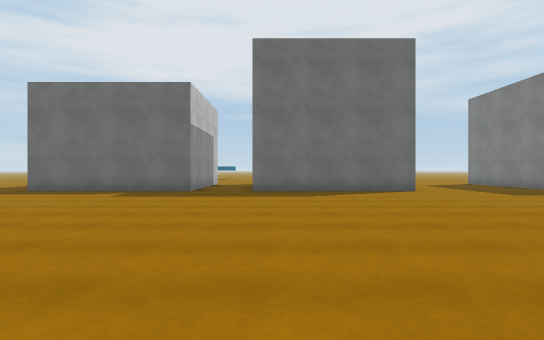
View 1 (above)

24 first-person views from a walk through a Unity game level. The camera is 1.3 m above the floor, looks level and sees 80° across. The floor is counted in squares, 2 m on a side. Each view is taken from the middle of a square. On the plan, view 1 faces up. The plan holds only what a view shows up to about 10 squares ahead; the rest is blank. The place goes on beyond the plan. Some surface patterns are stand-ins.

View 2
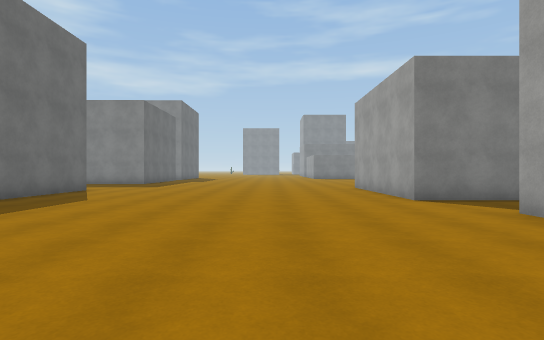

View 3
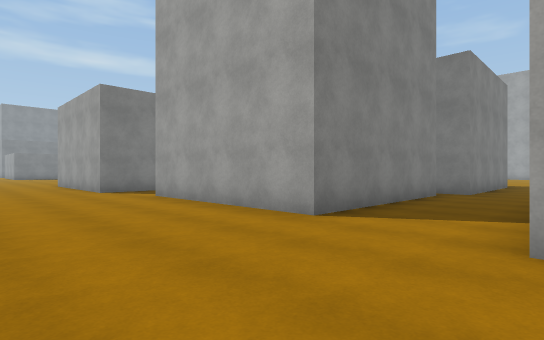

View 4
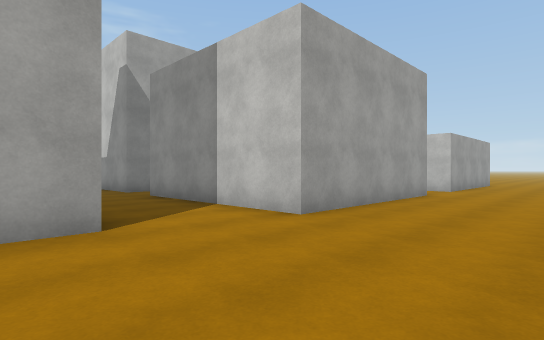

View 5
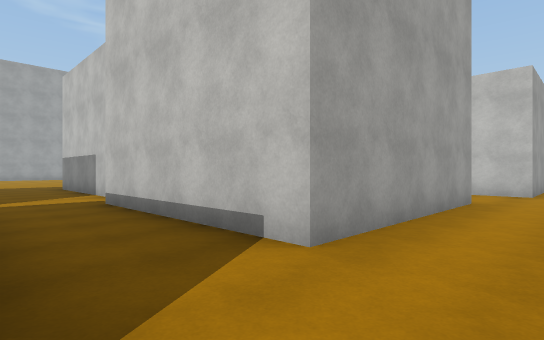

View 6
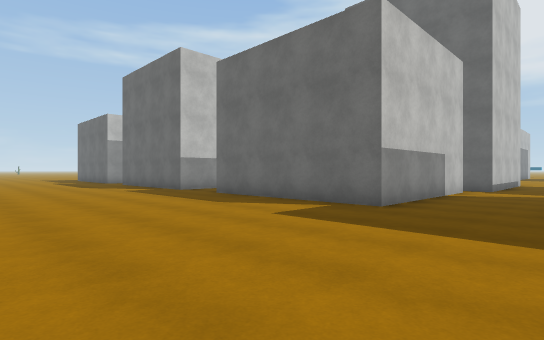

View 7
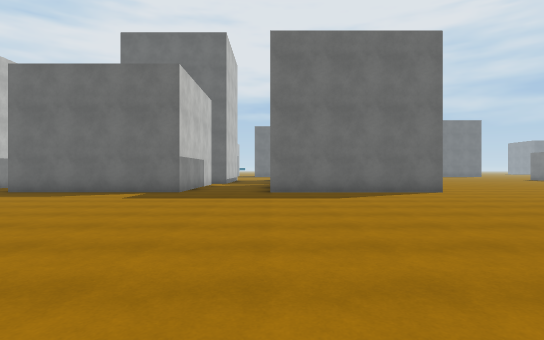

View 8
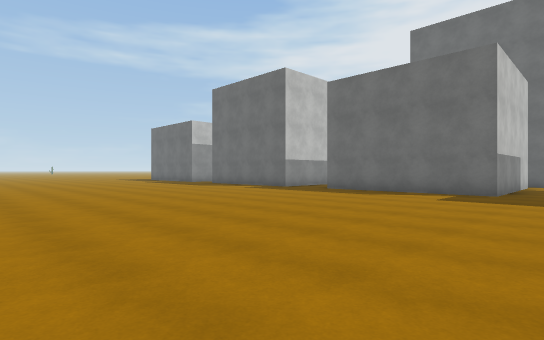

View 9
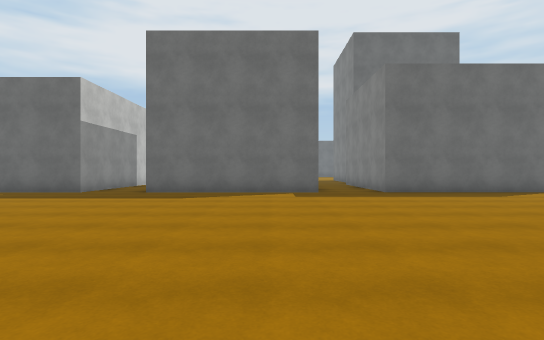

View 10
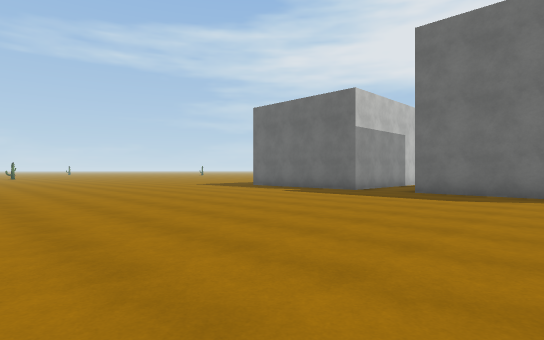

View 11
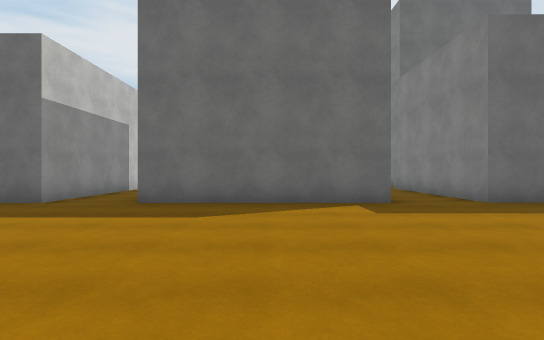

View 12
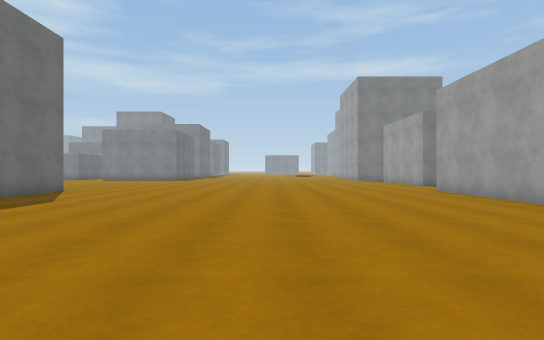

View 13
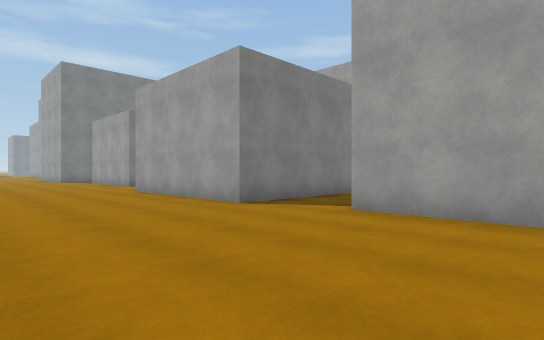

View 14
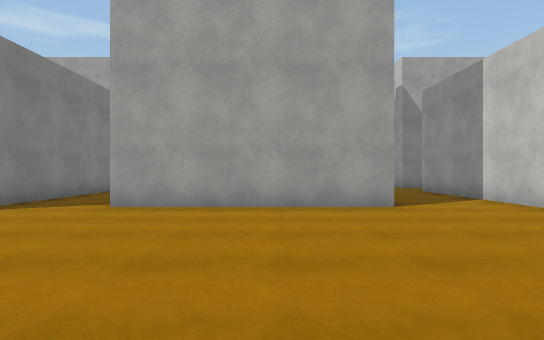

View 15
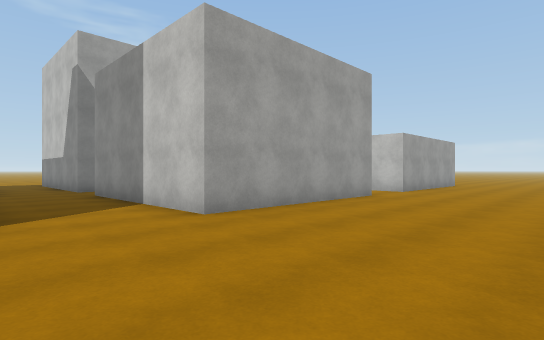

View 16
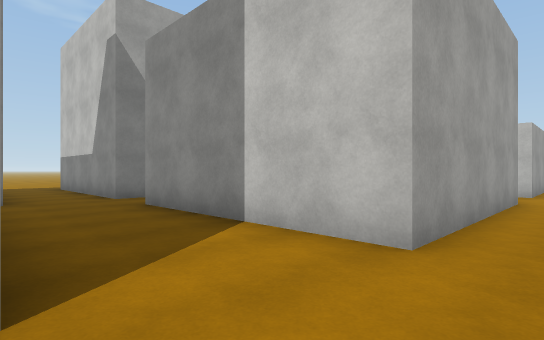

View 17
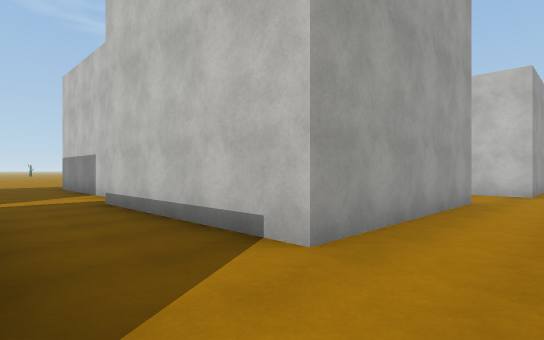

View 18
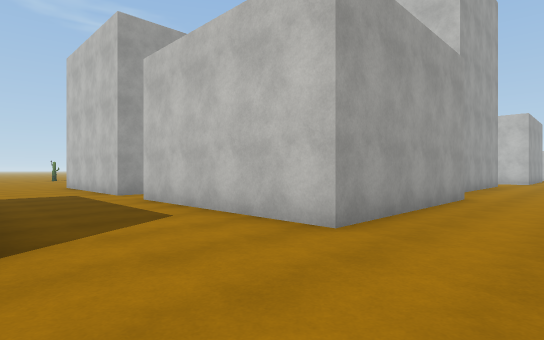

View 19
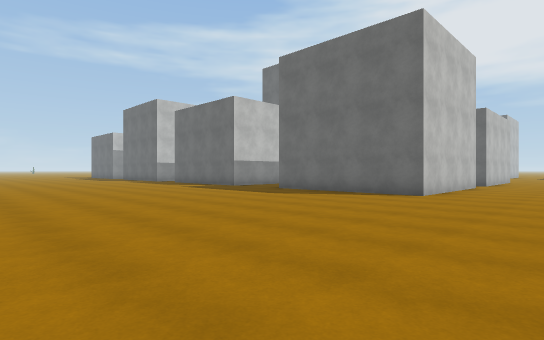

View 20
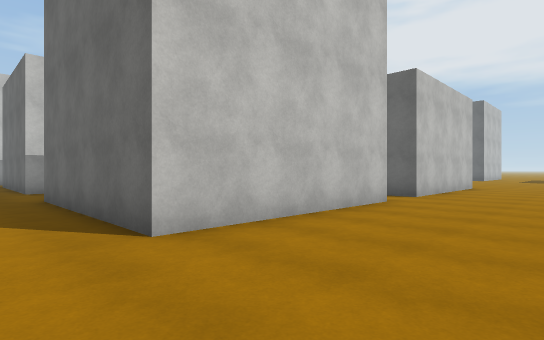

View 21
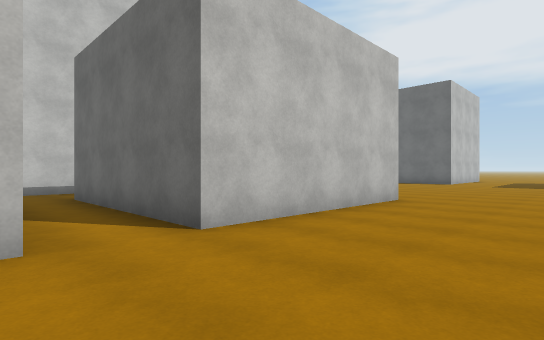

View 22
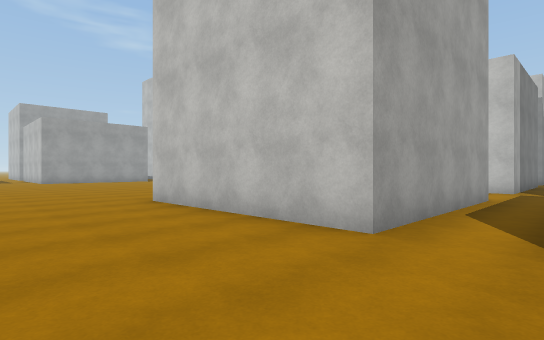

View 23
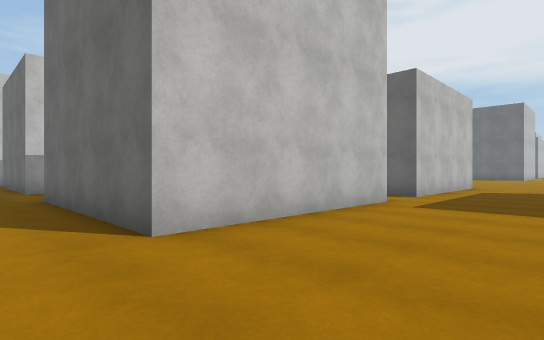

View 24
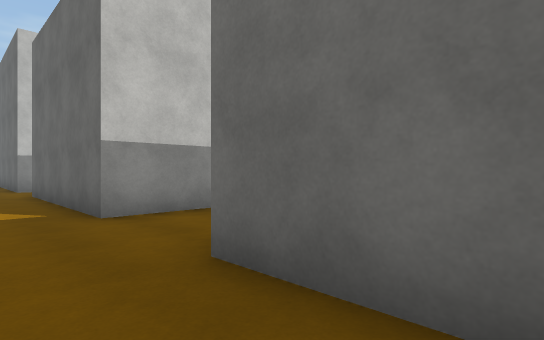

### Floor plan
Points are (right, up) in squares from view 1. A wall is a line through its corners. A room is listed if a view was taken in it or the views show most of it. See-through windows are left out.
Room 1 (views 1, 6, 7, 8, 9, 10, 11, 12, 13, 14, 15, 16, 17, 18, 19, 20, 21, 22, 23, 24)
walls: (-6.2, -22.7) (-1.2, -22.7) (-1.2, -27.8); (-8.6, -10.6) (-13.8, -10.6); (0.9, -26.9) (0.9, -22) (6, -22) (6, -27) (5.1, -27); (-13.8, -22) (-8.7, -22) (-8.7, -27.1); (-1.7, -29.4) (-1.7, -33.6) (-6.8, -33.6); (-9.4, -28.6) (-8.7, -28.6) (-8.7, -33.6) (-9.8, -33.6); (-3.5, -5.6) (-1.7, -5.6) (-1.7, -10.6) (-6.7, -10.6) (-6.7, -5.6) (-5.9, -5.6); (0.9, -5.6) (6, -5.6) (6, -10.6) (0.9, -10.6); (-6.2, -4.8) (-6.2, 0.3); (-9.4, -5.6) (-8.7, -5.6) (-8.7, -6.5); (-17.4, -22) (-15.5, -22) (-15.5, -22.6); (5.2, -28.6) (6, -28.6) (6, -33.6) (0.9, -33.6); (-15.5, -7) (-15.5, -10.6) (-17.5, -10.6); (0.9, -1.4) (0.9, 1); (-1.2, 0.3) (-1.2, -4.7) (-1.9, -4.7); (-8.7, 1) (-8.7, -4.1); (6, 1) (6, -4) (1, -4); (-15.5, 1) (-15.5, 0.4)
ways out: opening at (-14.5, 2) to room 2; opening at (-7.5, 1.5) to room 2; opening at (0, 1) to room 2; opening at (8, 2) to room 2
Room 2 (views 2, 3, 4, 5)
walls: (-2.5, 9.9) (-7.5, 9.9); (-6.2, 0.3) (-1.2, 0.3); (0.9, 1) (4, 1); (4.5, 9.9) (-0.6, 9.9); (-13.6, 1) (-8.7, 1); (-16.1, 1) (-15.5, 1)
ways out: opening at (-14.5, 2) to room 1; opening at (-7.5, 1.5) to room 1; opening at (0, 1) to room 1; opening at (8, 2) to room 1

Where each view was taken, in squares from view 1:
view 1: 0 up, 0 right, facing up
view 2: 4 up, 6 left, facing right
view 3: 4 up, 9 left, facing down-right
view 4: 4 up, 5 left, facing down-left
view 5: 2 up, 1 right, facing down-left
view 6: 16 down, 1 right, facing up-left
view 7: 20 down, 1 right, facing up
view 8: 20 down, 0 right, facing up-left
view 9: 20 down, 10 left, facing up
view 10: 20 down, 10 left, facing up-left
view 11: 17 down, 11 left, facing up
view 12: 17 down, 4 left, facing right
view 13: 18 down, 4 left, facing down-right
view 14: 17 down, 4 left, facing down
view 15: 18 down, 6 left, facing down-left
view 16: 21 down, 6 left, facing down-left
view 17: 21 down, 1 right, facing down-left
view 18: 20 down, 9 right, facing down-left
view 19: 19 down, 9 right, facing up-left
view 20: 12 down, 9 right, facing up-left
view 21: 6 down, 9 right, facing up-left
view 22: 4 down, 9 right, facing down-left
view 23: 35 down, 9 right, facing up-left
view 24: 35 down, 3 right, facing up-left
